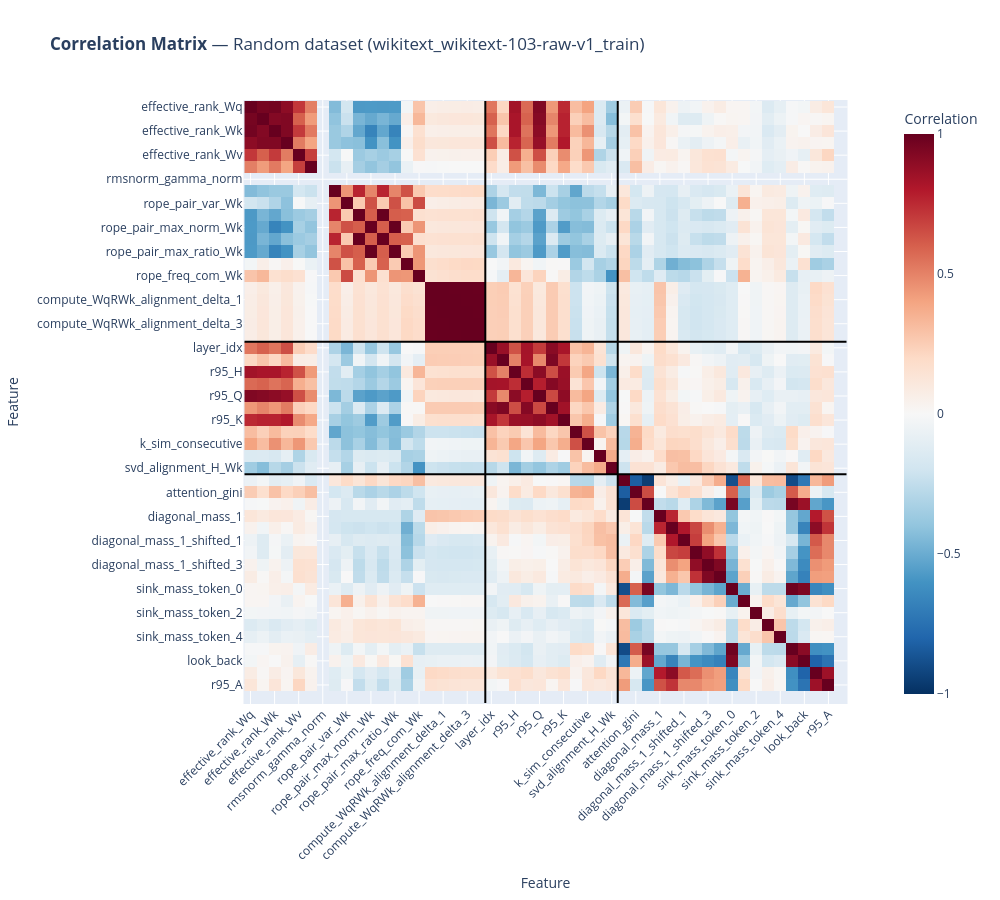
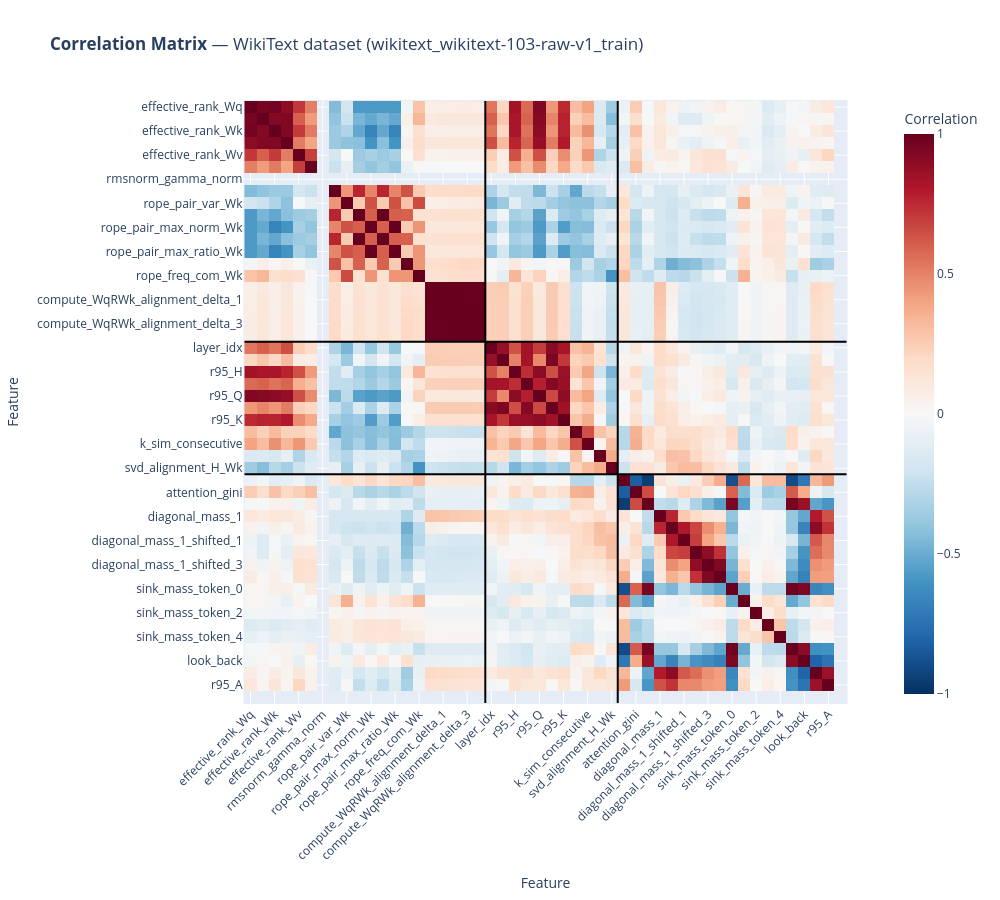

Notebook cell for these charts, in order:
### Code cell
# Focused EDA: correlations (from FEATURE_REGISTRY)
import pandas as pd
import plotly.express as px
import plotly.io as pio
from core.features_library import FEATURE_REGISTRY
pio.renderers.default = "vscode"

sources = sorted(df["prompt_source"].dropna().astype(str).unique().tolist())
print("Prompt sources:", sources)

# META_COLS esclude layer_idx per poterlo usare nella correlazione
META_COLS = {"model_name", "prompt_id", "prompt_source", "head_idx", "run_idx"}

# All numeric features in the dataset
all_numeric_features = [
    c for c in df.columns
    if pd.api.types.is_numeric_dtype(df[c]) and c not in META_COLS
]

registry_features = list(FEATURE_REGISTRY.keys())
available_registry_features = [f for f in registry_features if f in df.columns]
print(f"Registry features found in df: {len(available_registry_features)}/{len(registry_features)}")
print(f"Total numeric features used for correlation: {len(all_numeric_features)}")

# Canonical feature groups from features_library naming.
model_dependent_features = [
    "effective_rank_Wq", "r95_Wq",
    "effective_rank_Wk", "r95_Wk",
    "effective_rank_Wv", "r95_Wv",
    "rmsnorm_gamma_norm",
    "rope_pair_var_Wq", "rope_pair_var_Wk",
    "rope_pair_max_norm_Wq", "rope_pair_max_norm_Wk",
    "rope_pair_max_ratio_Wq", "rope_pair_max_ratio_Wk",
    "rope_freq_com_Wq", "rope_freq_com_Wk",
    "compute_WqRWk_alignment_delta_0",
    "compute_WqRWk_alignment_delta_1",
    "compute_WqRWk_alignment_delta_2",
    "compute_WqRWk_alignment_delta_3",
    "compute_WqRWk_alignment_delta_4",
]

# LAYER DEPTH (layer_idx) aggiunto come feature di input
input_dependent_features = [
    "layer_idx",
    "effective_rank_H", "r95_H",
    "effective_rank_Q", "r95_Q",
    "effective_rank_K", "r95_K",
    "q_sim_consecutive", "k_sim_consecutive",
    "svd_alignment_H_Wq", "svd_alignment_H_Wk",
]

target_features = [
    "attention_entropy", "attention_gini", "attention_row_var_weighted",
    "diagonal_mass_1", "diagonal_mass_5",
    "diagonal_mass_1_shifted_1", "diagonal_mass_1_shifted_2",
    "diagonal_mass_1_shifted_3", "diagonal_mass_1_shifted_4",
    "sink_mass_token_0", "sink_mass_token_1", "sink_mass_token_2",
    "sink_mass_token_3", "sink_mass_token_4", "sink_mass_max",
    "look_back",
    "effective_rank_A", "r95_A",
]

model_set = set(model_dependent_features)
input_set = set(input_dependent_features)
target_set = set(target_features)

def classify_feature(name):
    if name in model_set:
        return "model"
    if name in input_set:
        return "input"
    if name in target_set:
        return "target"

    n = name.lower()
    if any(k in n for k in ["wq", "wk", "wv", "weight", "rope", "rmsnorm", "gamma"]):
        return "model"
    if any(k in n for k in ["_h", "_q", "_k", "q_sim", "k_sim", "svd_alignment_h", "layer_idx"]):
        return "input"
    return "target"

def ordered_group(features, canonical_order):
    present = [f for f in canonical_order if f in features]
    rest = sorted([f for f in features if f not in set(canonical_order)], key=str.lower)
    return present + rest

model_group = [f for f in all_numeric_features if classify_feature(f) == "model"]
input_group = [f for f in all_numeric_features if classify_feature(f) == "input"]
target_group = [f for f in all_numeric_features if classify_feature(f) == "target"]

model_group = ordered_group(model_group, model_dependent_features)
input_group = ordered_group(input_group, input_dependent_features)
target_group = ordered_group(target_group, target_features)

sorted_features = model_group + input_group + target_group

print("Feature ordering for correlation:")
print("  model-dependent:", len(model_group))
print("  input-dependent:", len(input_group))
print("  target:", len(target_group))

# Boundaries used to draw dividers between the three blocks.
b1 = len(model_group)
b2 = len(model_group) + len(input_group)
boundaries = [b for b in [b1, b2] if 0 < b < len(sorted_features)]

def add_group_dividers(fig, n_features, boundaries):
    for b in boundaries:
        pos = b - 0.5
        fig.add_shape(
            type="line",
            x0=pos, x1=pos, y0=-0.5, y1=n_features - 0.5,
            line=dict(color="black", width=2),
        )
        fig.add_shape(
            type="line",
            x0=-0.5, x1=n_features - 0.5, y0=pos, y1=pos,
            line=dict(color="black", width=2),
        )

def find_source(keyword, fallback_index=None):
    matches = [s for s in sources if keyword in s.lower()]
    if matches:
        return matches[0]
    if fallback_index is not None and fallback_index < len(sources):
        return sources[fallback_index]
    return None

random_source = find_source("random", fallback_index=0)
wikitext_source = find_source("wiki", fallback_index=1 if len(sources) > 1 else 0)

for label, src in [("Random dataset", random_source), ("WikiText dataset", wikitext_source)]:
    if src is None:
        print(f"[Skip] {label}: source not found in prompt_source column.")
        continue

    sub = df[df["prompt_source"] == src]
    if sub.empty:
        print(f"[Skip] {label}: no rows for source={src}.")
        continue

    corr = sub[sorted_features].corr()
    fig = px.imshow(
        corr,
        color_continuous_scale="RdBu_r",
        zmin=-1,
        zmax=1,
        title=f"<b>Correlation Matrix</b> — {label} ({src})",
        labels={"x": "Feature", "y": "Feature", "color": "Correlation"},
    )
    fig.update_xaxes(tickangle=-45)
    add_group_dividers(fig, n_features=len(sorted_features), boundaries=boundaries)
    fig.update_layout(width=1000, height=900)
    fig.show()

### Figure 1 — Plotly figure (JSON) as saved in the notebook; plotly's stock layout.template omitted (floating-point values rounded to 4 significant figures; data arrays with more than 128 entries replaced by an {"elided": "..."} marker saying what was removed)
{"data": [{"coloraxis": "coloraxis", "hovertemplate": "Feature: %{x}<br>Feature: %{y}<br>Correlation: %{z}<extra></extra>", "name": "0", "type": "heatmap", "x": ["effective_rank_Wq", "r95_Wq", "effective_rank_Wk", "r95_Wk", "effective_rank_Wv", "r95_Wv", "rmsnorm_gamma_norm", "rope_pair_var_Wq", "rope_pair_var_Wk", "rope_pair_max_norm_Wq", "rope_pair_max_norm_Wk", "rope_pair_max_ratio_Wq", "rope_pair_max_ratio_Wk", "rope_freq_com_Wq", "rope_freq_com_Wk", "compute_WqRWk_alignment_delta_0", "compute_WqRWk_alignment_delta_1", "compute_WqRWk_alignment_delta_2", "compute_WqRWk_alignment_delta_3", "compute_WqRWk_alignment_delta_4", "layer_idx", "effective_rank_H", "r95_H", "effective_rank_Q", "r95_Q", "effective_rank_K", "r95_K", "q_sim_consecutive", "k_sim_consecutive", "svd_alignment_H_Wq", "svd_alignment_H_Wk", "attention_entropy", "attention_gini", "attention_row_var_weighted", "diagonal_mass_1", "diagonal_mass_5", "diagonal_mass_1_shifted_1", "diagonal_mass_1_shifted_2", "diagonal_mass_1_shifted_3", "diagonal_mass_1_shifted_4", "sink_mass_token_0", "sink_mass_token_1", "sink_mass_token_2", "sink_mass_token_3", "sink_mass_token_4", "sink_mass_max", "look_back", "effective_rank_A", "r95_A", "prompt_len"], "xaxis": "x", "y": ["effective_rank_Wq", "r95_Wq", "effective_rank_Wk", "r95_Wk", "effective_rank_Wv", "r95_Wv", "rmsnorm_gamma_norm", "rope_pair_var_Wq", "rope_pair_var_Wk", "rope_pair_max_norm_Wq", "rope_pair_max_norm_Wk", "rope_pair_max_ratio_Wq", "rope_pair_max_ratio_Wk", "rope_freq_com_Wq", "rope_freq_com_Wk", "compute_WqRWk_alignment_delta_0", "compute_WqRWk_alignment_delta_1", "compute_WqRWk_alignment_delta_2", "compute_WqRWk_alignment_delta_3", "compute_WqRWk_alignment_delta_4", "layer_idx", "effective_rank_H", "r95_H", "effective_rank_Q", "r95_Q", "effective_rank_K", "r95_K", "q_sim_consecutive", "k_sim_consecutive", "svd_alignment_H_Wq", "svd_alignment_H_Wk", "attention_entropy", "attention_gini", "attention_row_var_weighted", "diagonal_mass_1", "diagonal_mass_5", "diagonal_mass_1_shifted_1", "diagonal_mass_1_shifted_2", "diagonal_mass_1_shifted_3", "diagonal_mass_1_shifted_4", "sink_mass_token_0", "sink_mass_token_1", "sink_mass_token_2", "sink_mass_token_3", "sink_mass_token_4", "sink_mass_max", "look_back", "effective_rank_A", "r95_A", "prompt_len"], "yaxis": "y", "z": {"elided": "50x50 float values"}}], "layout": {"coloraxis": {"cmax": 1, "cmin": -1, "colorbar": {"title": {"text": "Correlation"}}, "colorscale": [[0, "rgb(5,48,97)"], [0.1, "rgb(33,102,172)"], [0.2, "rgb(67,147,195)"], [0.3, "rgb(146,197,222)"], [0.4, "rgb(209,229,240)"], [0.5, "rgb(247,247,247)"], [0.6, "rgb(253,219,199)"], [0.7, "rgb(244,165,130)"], [0.8, "rgb(214,96,77)"], [0.9, "rgb(178,24,43)"], [1, "rgb(103,0,31)"]]}, "height": 900, "shapes": [{"line": {"color": "black", "width": 2}, "type": "line", "x0": 19.5, "x1": 19.5, "y0": -0.5, "y1": 49.5}, {"line": {"color": "black", "width": 2}, "type": "line", "x0": -0.5, "x1": 49.5, "y0": 19.5, "y1": 19.5}, {"line": {"color": "black", "width": 2}, "type": "line", "x0": 30.5, "x1": 30.5, "y0": -0.5, "y1": 49.5}, {"line": {"color": "black", "width": 2}, "type": "line", "x0": -0.5, "x1": 49.5, "y0": 30.5, "y1": 30.5}], "title": {"text": "<b>Correlation Matrix</b> — Random dataset (wikitext_wikitext-103-raw-v1_train)"}, "width": 1000, "xaxis": {"anchor": "y", "constrain": "domain", "domain": [0, 1], "scaleanchor": "y", "tickangle": -45, "title": {"text": "Feature"}}, "yaxis": {"anchor": "x", "autorange": "reversed", "constrain": "domain", "domain": [0, 1], "title": {"text": "Feature"}}}}

### Figure 2 — Plotly figure (JSON) as saved in the notebook; plotly's stock layout.template omitted (floating-point values rounded to 4 significant figures; data arrays with more than 128 entries replaced by an {"elided": "..."} marker saying what was removed)
{"data": [{"coloraxis": "coloraxis", "hovertemplate": "Feature: %{x}<br>Feature: %{y}<br>Correlation: %{z}<extra></extra>", "name": "0", "type": "heatmap", "x": ["effective_rank_Wq", "r95_Wq", "effective_rank_Wk", "r95_Wk", "effective_rank_Wv", "r95_Wv", "rmsnorm_gamma_norm", "rope_pair_var_Wq", "rope_pair_var_Wk", "rope_pair_max_norm_Wq", "rope_pair_max_norm_Wk", "rope_pair_max_ratio_Wq", "rope_pair_max_ratio_Wk", "rope_freq_com_Wq", "rope_freq_com_Wk", "compute_WqRWk_alignment_delta_0", "compute_WqRWk_alignment_delta_1", "compute_WqRWk_alignment_delta_2", "compute_WqRWk_alignment_delta_3", "compute_WqRWk_alignment_delta_4", "layer_idx", "effective_rank_H", "r95_H", "effective_rank_Q", "r95_Q", "effective_rank_K", "r95_K", "q_sim_consecutive", "k_sim_consecutive", "svd_alignment_H_Wq", "svd_alignment_H_Wk", "attention_entropy", "attention_gini", "attention_row_var_weighted", "diagonal_mass_1", "diagonal_mass_5", "diagonal_mass_1_shifted_1", "diagonal_mass_1_shifted_2", "diagonal_mass_1_shifted_3", "diagonal_mass_1_shifted_4", "sink_mass_token_0", "sink_mass_token_1", "sink_mass_token_2", "sink_mass_token_3", "sink_mass_token_4", "sink_mass_max", "look_back", "effective_rank_A", "r95_A", "prompt_len"], "xaxis": "x", "y": ["effective_rank_Wq", "r95_Wq", "effective_rank_Wk", "r95_Wk", "effective_rank_Wv", "r95_Wv", "rmsnorm_gamma_norm", "rope_pair_var_Wq", "rope_pair_var_Wk", "rope_pair_max_norm_Wq", "rope_pair_max_norm_Wk", "rope_pair_max_ratio_Wq", "rope_pair_max_ratio_Wk", "rope_freq_com_Wq", "rope_freq_com_Wk", "compute_WqRWk_alignment_delta_0", "compute_WqRWk_alignment_delta_1", "compute_WqRWk_alignment_delta_2", "compute_WqRWk_alignment_delta_3", "compute_WqRWk_alignment_delta_4", "layer_idx", "effective_rank_H", "r95_H", "effective_rank_Q", "r95_Q", "effective_rank_K", "r95_K", "q_sim_consecutive", "k_sim_consecutive", "svd_alignment_H_Wq", "svd_alignment_H_Wk", "attention_entropy", "attention_gini", "attention_row_var_weighted", "diagonal_mass_1", "diagonal_mass_5", "diagonal_mass_1_shifted_1", "diagonal_mass_1_shifted_2", "diagonal_mass_1_shifted_3", "diagonal_mass_1_shifted_4", "sink_mass_token_0", "sink_mass_token_1", "sink_mass_token_2", "sink_mass_token_3", "sink_mass_token_4", "sink_mass_max", "look_back", "effective_rank_A", "r95_A", "prompt_len"], "yaxis": "y", "z": {"elided": "50x50 float values"}}], "layout": {"coloraxis": {"cmax": 1, "cmin": -1, "colorbar": {"title": {"text": "Correlation"}}, "colorscale": [[0, "rgb(5,48,97)"], [0.1, "rgb(33,102,172)"], [0.2, "rgb(67,147,195)"], [0.3, "rgb(146,197,222)"], [0.4, "rgb(209,229,240)"], [0.5, "rgb(247,247,247)"], [0.6, "rgb(253,219,199)"], [0.7, "rgb(244,165,130)"], [0.8, "rgb(214,96,77)"], [0.9, "rgb(178,24,43)"], [1, "rgb(103,0,31)"]]}, "height": 900, "shapes": [{"line": {"color": "black", "width": 2}, "type": "line", "x0": 19.5, "x1": 19.5, "y0": -0.5, "y1": 49.5}, {"line": {"color": "black", "width": 2}, "type": "line", "x0": -0.5, "x1": 49.5, "y0": 19.5, "y1": 19.5}, {"line": {"color": "black", "width": 2}, "type": "line", "x0": 30.5, "x1": 30.5, "y0": -0.5, "y1": 49.5}, {"line": {"color": "black", "width": 2}, "type": "line", "x0": -0.5, "x1": 49.5, "y0": 30.5, "y1": 30.5}], "title": {"text": "<b>Correlation Matrix</b> — WikiText dataset (wikitext_wikitext-103-raw-v1_train)"}, "width": 1000, "xaxis": {"anchor": "y", "constrain": "domain", "domain": [0, 1], "scaleanchor": "y", "tickangle": -45, "title": {"text": "Feature"}}, "yaxis": {"anchor": "x", "autorange": "reversed", "constrain": "domain", "domain": [0, 1], "title": {"text": "Feature"}}}}
